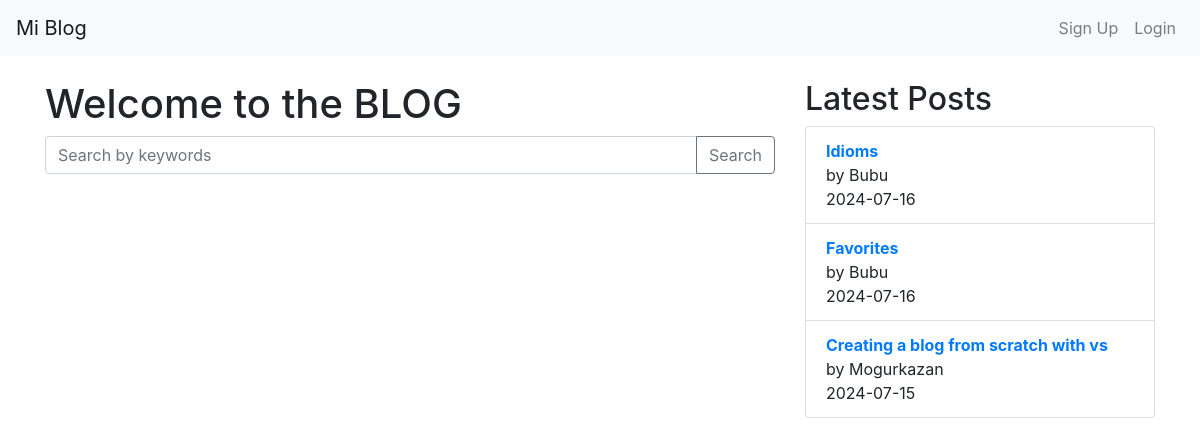
Before: / with the older database file.
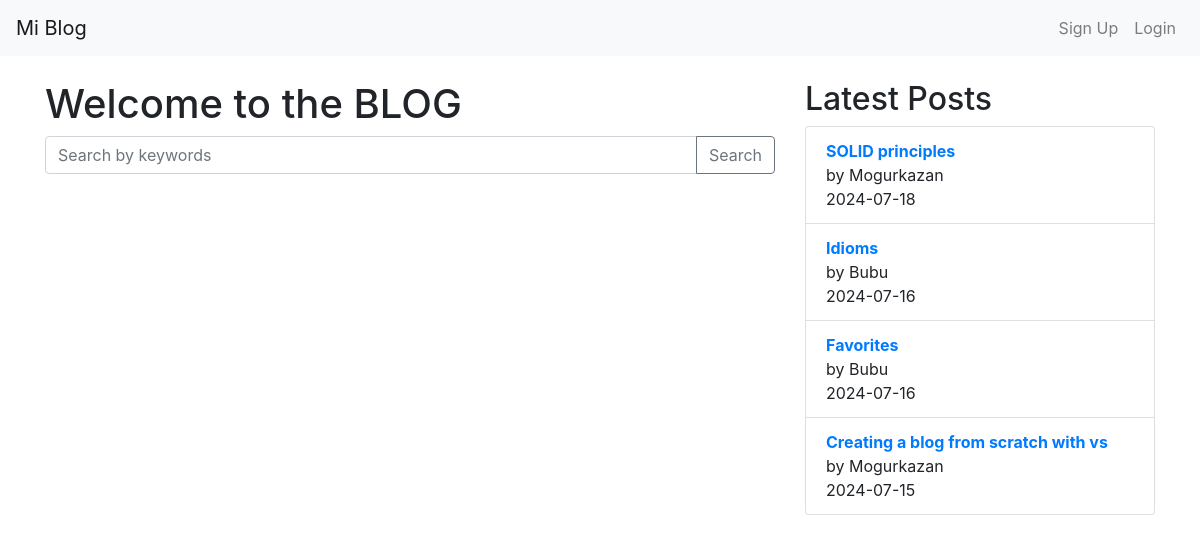
After: the same page with the newer database file.
### app/models.py (models this page shows, shortened)
class Post(db.Model):
    id = db.Column(db.Integer, primary_key=True)
    title = db.Column(db.String(100), nullable=False)
    content = db.Column(db.Text, nullable=False)
    date_posted = db.Column(db.DateTime, nullable=False, default=datetime.utcnow)
    keywords = db.Column(db.String(100), nullable=True)
    user_id = db.Column(db.Integer, db.ForeignKey('user.id'), nullable=False)
    comments = db.relationship('Comment', backref='post', lazy=True)

class User(UserMixin, db.Model):
    id = db.Column(db.Integer, primary_key=True)
    email = db.Column(db.String(120), unique=True, nullable=False)
    nickname = db.Column(db.String(80), unique=True, nullable=False)
    password_hash = db.Column(db.String(128), nullable=False)
    posts = db.relationship('Post', backref='author', lazy=True)
    comments = db.relationship('Comment', backref='author', lazy=True)
    favorites = db.relationship('Post', secondary='favorites', backref=db.backref('favorited_by', lazy='dynamic'))

### app/routes.py (the view)
@bp.route('/')
def home():
    latest_posts = Post.query.order_by(Post.date_posted.desc()).limit(5).all()
    logout_form = LogoutForm()
    return render_template('index.html', latest_posts=latest_posts, logout_form=logout_form)

### app/forms.py
class LogoutForm(FlaskForm):
    pass

### app/templates/index.html (shortened to what this page needs)
<!DOCTYPE html>
<html lang="en">
<head>
    <link rel="stylesheet" href="https://stackpath.bootstrapcdn.com/bootstrap/4.5.2/css/bootstrap.min.css">
</head>
<body>
    {% block navbar %}
    <nav class="navbar navbar-expand-lg navbar-light bg-light fixed-top">
        <a class="navbar-brand" href="{{ url_for('main.home') }}">
            {% if current_user.is_authenticated %}
                Blog de {{ current_user.nickname }}
            {% else %}
                Mi Blog
            {% endif %}
        </a>
        <div class="collapse navbar-collapse" id="navbarNav">
            <ul class="navbar-nav ml-auto">
                {% if not current_user.is_authenticated %}
                <li class="nav-item">
                    <a class="nav-link" href="{{ url_for('main.signup') }}">Sign Up</a>
                </li>
                <li class="nav-item">
                    <a class="nav-link" href="{{ url_for('main.login') }}">Login</a>
                </li>
                {% endif %}
            </ul>
        </div>
    </nav>
    {% endblock %}
    <div class="container" style="margin-top: 80px;">
        <div class="row">
            <div class="col-md-8">
                {% block content %}
                <h1>Welcome to the BLOG</h1>
                <form method="GET" action="{{ url_for('main.search') }}">
                    <div class="input-group mb-3">
                        <input type="text" class="form-control" name="query" placeholder="Search by keywords">
                        <div class="input-group-append">
                            <button class="btn btn-outline-secondary" type="submit">Search</button>
                        </div>
                    </div>
                </form>
                {% endblock %}
            </div>
            <div class="col-md-4">
                <h2>Latest Posts</h2>
                <ul class="list-group">
                    {% for post in latest_posts %}
                    <li class="list-group-item">
                        <a href="{{ url_for('main.view_post', post_id=post.id) }}">
                            <strong>{{ post.title }}</strong>
                        </a><br>
                        by {{ post.author.nickname }}<br>
                        {{ post.date_posted.strftime('%Y-%m-%d') }}
                    </li>
                    {% endfor %}
                </ul>
            </div>
        </div>
    </div>
</body>
</html>

Changed rows visible on the page:
added Post: title "SOLID principles", author.nickname "Mogurkazan", date_posted "2024-07-18"
